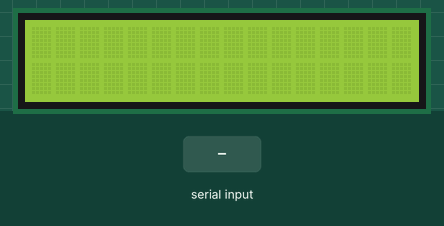
A sketch run on a simulated Arduino Uno, built with avr-gcc and run on an emulated ATmega328P. Parts: 16×2 character LCD. The inputs (shaded band) are chosen by the test bench. What the sketch prints to the serial monitor is not drawn.

Above: at 1.2 s.
1.3 s: "1" received over the second serial link
At 2.4 s:
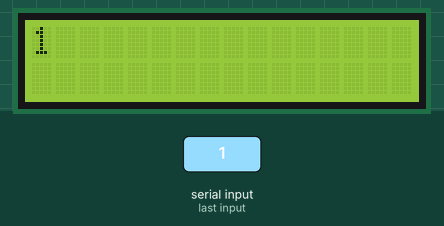
2.8 s: "0" received over the second serial link
At 3.6 s:
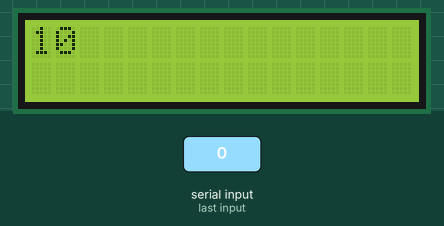
4.3 s: "2" received over the second serial link
At 4.7 s:
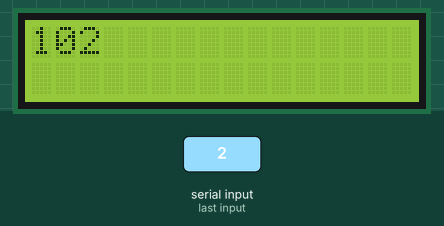
Timing chart, 0 to 7.3 s (numbered marks = the images above; inputs shaded):
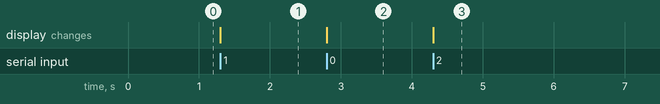

The sketch:

bluetooh_to_display_text.ino
```cpp
#include <LiquidCrystal.h>
#include <SoftwareSerial.h>

const int bluetoothTxPin = 10;  // Connect the Bluetooth module's TX pin to this Arduino pin
const int bluetoothRxPin = 9;  // Connect the Bluetooth module's RX pin to this Arduino pin

SoftwareSerial bluetoothSerial(bluetoothTxPin, bluetoothRxPin);

const int rs = 12, en = 11, d4 = 5, d5 = 4, d6 = 3, d7 = 2;
LiquidCrystal lcd(2,3,4,5,6,7);

void setup() {
  Serial.begin(9600);
  // set up the LCD's number of columns and rows:
  lcd.begin(16, 2);
  bluetoothSerial.begin(9600);

}

void loop() {
  String voice;
  char c;

  if(voice.length() > 16 ){
    voice = "";
  }

  if (bluetoothSerial.available()) {
    char c = bluetoothSerial.read();
    voice += c;
  }

    Serial.print(voice);  // Print received characters to the Serial Monitor (optional)
//    lcd.setCursor(0, 0);
    lcd.print(voice);


}
```

Measured:
- after the input at 1.3 s, the display: changes at once (image 1)
- after the input at 2.8 s, the display: changes at once (image 2)
- after the input at 4.3 s, the display: changes at once (image 3)
